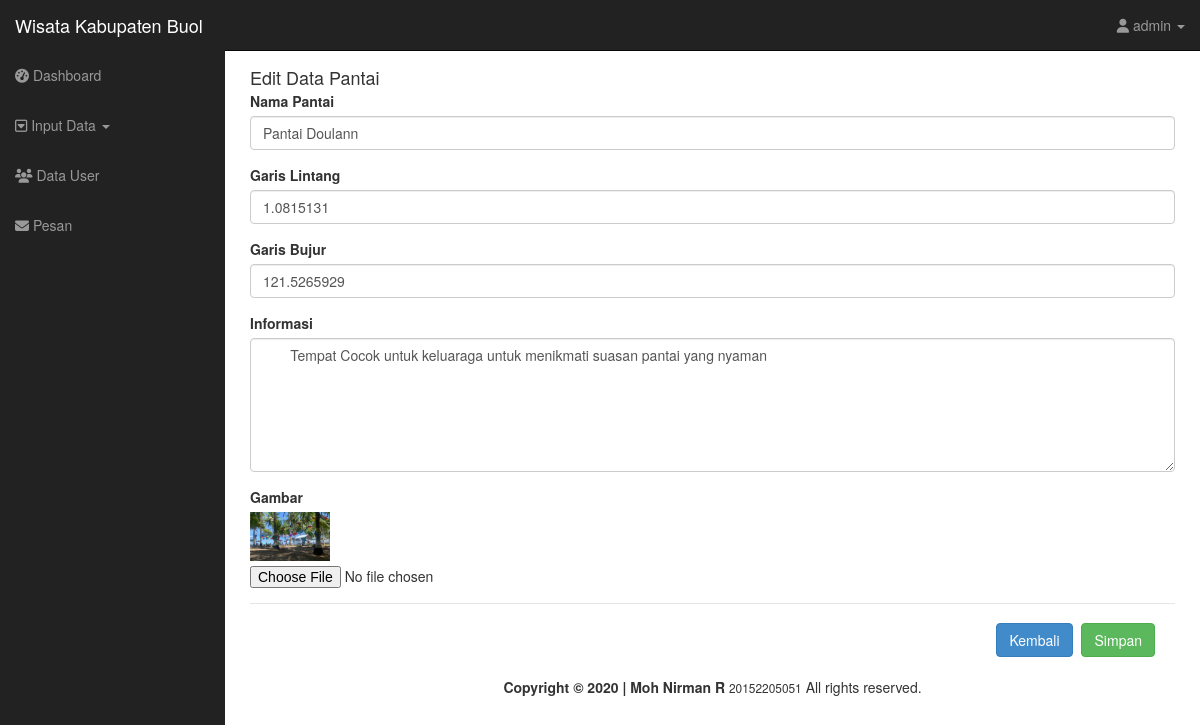
The app's page /admin/administrator/models/edit_pantai.php?id=2 (signed in) with its own data.
### tables this page shows
CREATE TABLE `pantai` (
  `id_pantai` int(6) NOT NULL,
  `nm_pantai` varchar(30) NOT NULL,
  `gr_lintang` varchar(30) NOT NULL,
  `gr_bujur` varchar(30) NOT NULL,
  `inf_pantai` longtext NOT NULL,
  `gambar` varchar(100) NOT NULL,
  `id_user` int(11) NOT NULL
);

### admin/administrator/models/edit_pantai.php (the view, shortened to what this page needs)
<?php
include '../assets/template/header.php';
?>
<?php
include '../config/koneksi.php';
$id = $_GET['id'];
$data = mysqli_query($config, "SELECT * FROM pantai WHERE id_pantai='$id'");
while ($d = mysqli_fetch_array($data)) {
?>
  <h4 class="modal-title"> Edit Data Pantai</h4>
  <form action="../helper/proses_edit.php" method="POST" enctype="multipart/form-data">
    <div class="form-group">
      <label class="control-label">Nama Pantai</label>
      <input type="text" name="nm_pantai" class="form-control" value="<?php echo $d['nm_pantai']; ?>" required>
    </div>
    <div class="form-group">
      <label class="control-label">Garis Lintang</label>
      <input type="text" name="gr_lintang" class="form-control" value="<?php echo $d['gr_lintang']; ?>" required>
    </div>
    <div class="form-group">
      <label class="control-label">Garis Bujur</label>
      <input type="text" name="gr_bujur" class="form-control" value="<?php echo $d['gr_bujur']; ?>" required>
    </div>
    <div class="form-group">
      <label>Informasi</label>
      <textarea name="inf_pantai" class="form-control" type="text" rows="6" cols="80" style="text-align: justify;" >
       <?php echo $d['inf_pantai']; ?>
      </textarea>
    </div>
    <div class="form-group">
      <label class="control-label" for="gambar">Gambar</label>
      <div style="padding-bottom: 5px">
        <img src="<?php echo '../assets/img/foto_wisata/' . $d['gambar']; ?>" width="80" id="pict">
      </div>
      <input type="file" name="gambar" required="">
    </div>
    <div class="modal-footer">
      <a href="../../administrator/home.php?page=wisata_pantai" class="btn btn-primary">Kembali</a>
      <button type="submit" class="btn btn-success" name="edit_pantai">Simpan</button>
    </div>
  </form>
<?php
}
?>
<?php
include '../assets/template/footer.php';
?>

### admin/administrator/assets/css/sb-admin.css (style rules this page uses)
body { margin-top: 50px; }

### records on screen
pantai: nm_pantai "Pantai Doulann", gr_lintang "1.0815131", gr_bujur "121.5265929", inf_pantai "Tempat Cocok untuk keluaraga untuk menikmati suasan pantai yang nyaman", gambar (picture)

### other values on screen
$_SESSION['username'] "admin"
